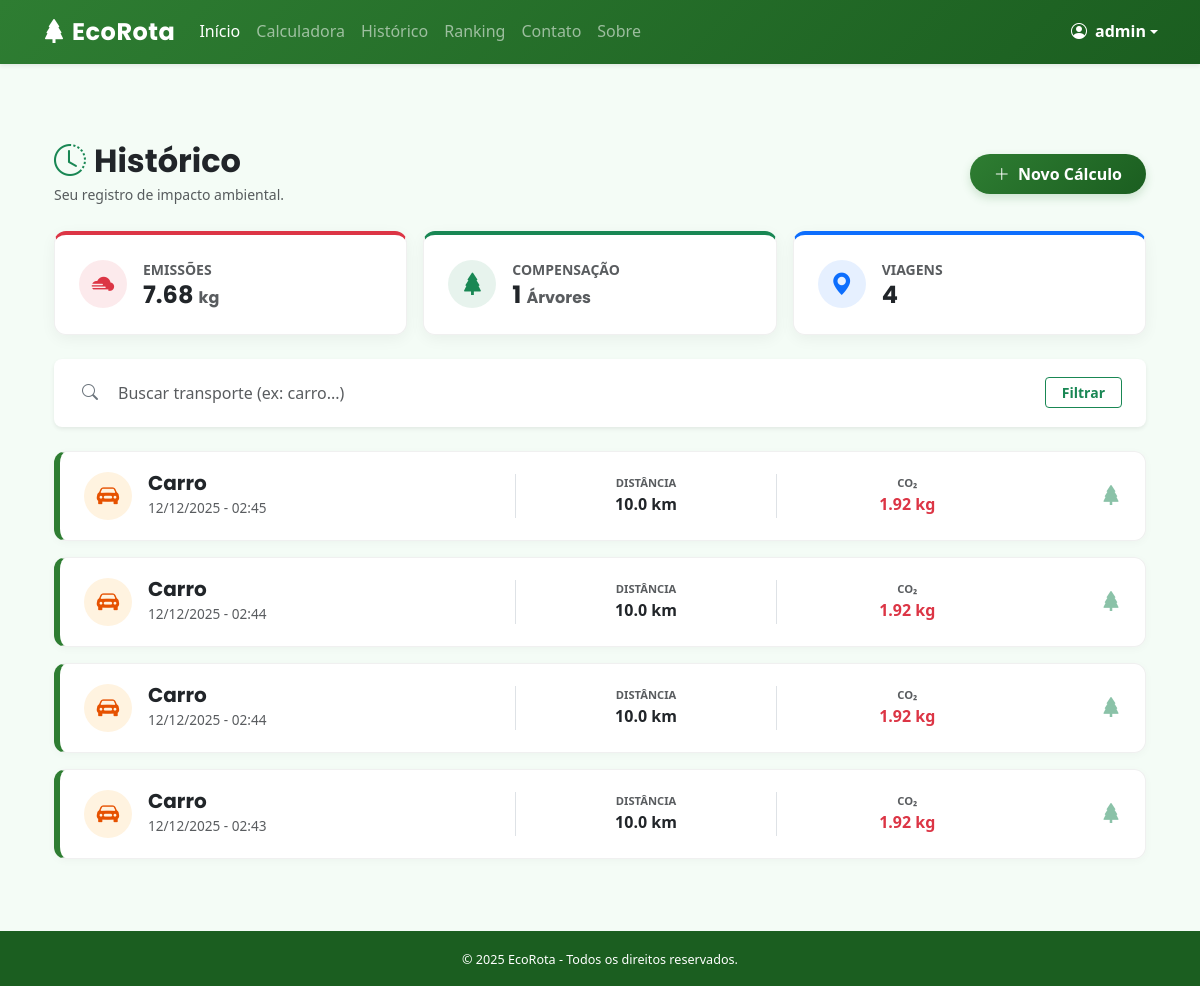
Screenshot of /historico/ (signed in) with the database file from the repository.
### usuario/models.py (models this page shows, shortened)
class RegistroCalculo(models.Model):
    usuario = models.ForeignKey(User, on_delete=models.CASCADE)
    data_calculo = models.DateTimeField(default=timezone.now)
    distancia = models.FloatField(verbose_name="Distância (km)")
    transporte = models.CharField(max_length=50, verbose_name="Meio de Transporte")
    co2_emitido = models.FloatField(verbose_name="CO2 Emitido (kg)")
    arvores = models.FloatField(verbose_name="Árvores para compensar")
    custo_estimado = models.DecimalField(
        max_digits=10,
        decimal_places=2,
        default=0.00,
        verbose_name="Custo Estimado (R$)"
    )

### usuario/views.py (the view)
# urls.py: path('historico/', views.historico, name='historico'),
@login_required
def historico(request):
    termo_busca = request.GET.get('transporte')
    registros = RegistroCalculo.objects.filter(usuario=request.user)
    if termo_busca:
        registros = registros.filter(transporte__icontains=termo_busca)
    registros = registros.order_by('-data_calculo')
    total_co2 = sum(r.co2_emitido for r in registros)
    total_arvores = sum(r.arvores for r in registros)
    context = {
        'registros': registros,
        'total_co2': round(total_co2, 2),
        'total_arvores': round(total_arvores)
    }
    return render(request, 'usuario/historico.html', context)

### usuario/templates/usuario/historico.html (shortened to what this page needs)
{% extends 'base.html' %}
{% load static %}
{% block content %}
<div class="container py-4"> <div class="row">
        <div class="col-12">
            <div class="d-flex flex-column flex-md-row justify-content-between align-items-center mb-4 gap-3">
                <div>
                    <h2 class="fw-bold text-dark mb-1 d-flex align-items-center">
                        <i class="bi bi-clock-history text-success me-2"></i> Histórico
                    </h2>
                    <p class="text-muted mb-0 small">Seu registro de impacto ambiental.</p>
                </div>
                <a href="{% url 'calculadora' %}" class="btn btn-gradient rounded-pill px-4 py-2 fw-bold">
                    <i class="bi bi-plus-lg me-1"></i> Novo Cálculo
                </a>
            </div>
            <div class="row g-3 mb-4">
                <div class="col-md-4">
                    <div class="kpi-card danger-top">
                        <div class="icon-box bg-danger bg-opacity-10 text-danger me-3 rounded-circle">
                            <i class="bi bi-cloud-fog2-fill"></i>
                        </div>
                        <div>
                            <p class="small text-muted fw-bold text-uppercase mb-0">Emissões</p>
                            <h4 class="fw-bold text-dark mb-0">{{ total_co2 }} <span class="fs-6 text-muted">kg</span></h4>
                        </div>
                    </div>
                </div>
                <div class="col-md-4">
                    <div class="kpi-card success-top">
                        <div class="icon-box bg-success bg-opacity-10 text-success me-3 rounded-circle">
                            <i class="bi bi-tree-fill"></i>
                        </div>
                        <div>
                            <p class="small text-muted fw-bold text-uppercase mb-0">Compensação</p>
                            <h4 class="fw-bold text-dark mb-0">{{ total_arvores }} <span class="fs-6 text-muted">Árvores</span></h4>
                        </div>
                    </div>
                </div>
                <div class="col-md-4">
                    <div class="kpi-card primary-top">
                        <div class="icon-box bg-primary bg-opacity-10 text-primary me-3 rounded-circle">
                            <i class="bi bi-geo-alt-fill"></i>
                        </div>
                        <div>
                            <p class="small text-muted fw-bold text-uppercase mb-0">Viagens</p>
                            <h4 class="fw-bold text-dark mb-0">{{ registros.count }}</h4>
                        </div>
                    </div>
                </div>
            </div>
            <div class="card border-0 shadow-sm mb-4 bg-white rounded-3 p-2">
                <div class="card-body py-2">
                    <form method="get" action="{% url 'historico' %}" class="row g-2 align-items-center">
                        <div class="col-auto ps-2 text-secondary">
                            <i class="bi bi-search"></i>
                        </div>
                        <div class="col">
                            <input type="text" name="transporte" class="form-control border-0 shadow-none bg-transparent"
                                   placeholder="Buscar transporte (ex: carro...)"
                                   value="{{ request.GET.transporte }}">
                        </div>
                        <div class="col-auto">
                            <button type="submit" class="btn btn-sm btn-outline-success fw-bold px-3">Filtrar</button>
                        </div>
                    </form>
                </div>
            </div>
            <div class="d-flex flex-column gap-3">
                {% for registro in registros %}
                <div class="card trip-card">
                    <div class="row align-items-center g-2">
                        <div class="col-12 col-md-5 d-flex align-items-center">
                            <div class="icon-box me-3 {% if registro.co2_emitido == 0 %}zero-emission{% else %}with-emission{% endif %}">
                                {% if 'carro' in registro.transporte|lower %}<i class="bi bi-car-front-fill"></i>
                                {% elif 'onibus' in registro.transporte|lower %}<i class="bi bi-bus-front-fill"></i>
                                {% elif 'metro' in registro.transporte|lower %}<i class="bi bi-train-front-fill"></i>
                                {% elif 'moto' in registro.transporte|lower %}<i class="bi bi-bicycle"></i>
                                {% elif 'bicicleta' in registro.transporte|lower %}<i class="bi bi-bicycle"></i>
                                {% else %}<i class="bi bi-person-walking"></i>{% endif %}
                            </div>
                            <div>
                                <h5 class="fw-bold mb-0 text-capitalize text-dark">{{ registro.transporte }}</h5>
                                <small class="text-muted" style="font-size: 0.85rem;">
                                    {{ registro.data_calculo|date:"d/m/Y - H:i" }}
                                </small>
                            </div>
                        </div>
                        <div class="col-6 col-md-3 text-center border-start border-end">
                            <span class="d-block small text-muted text-uppercase fw-bold" style="font-size: 0.7rem;">Distância</span>
                            <span class="fw-bold text-dark">{{ registro.distancia }} km</span>
                        </div>
                        <div class="col-6 col-md-3 text-center">
                            <span class="d-block small text-muted text-uppercase fw-bold" style="font-size: 0.7rem;">CO₂</span>
                            {% if registro.co2_emitido == 0 %}
                                <span class="text-success fw-bold">Zero! 🌱</span>
                            {% else %}
                                <span class="text-danger fw-bold">{{ registro.co2_emitido }} kg</span>
                            {% endif %}
                        </div>
                        <div class="col-md-1 text-end d-none d-md-block">
                            {% if registro.arvores > 0 %}
                                <i class="bi bi-tree-fill text-success opacity-50 fs-5" title="Requer compensação"></i>
                            {% else %}
                                <i class="bi bi-check-circle-fill text-primary opacity-50 fs-5"></i>
                            {% endif %}
                        </div>
                    </div>
                </div>
                {% empty %}
                <div class="text-center py-5">
                    <i class="bi bi-clipboard-data text-muted opacity-25" style="font-size: 3rem;"></i>
                    <p class="text-muted mt-2">Nenhum registro encontrado.</p>
                </div>
                {% endfor %}
            </div>
        </div>
    </div>
</div>
{% endblock %}

### usuario/templates/base.html (shortened to what this page needs)
{% load static %}
<!DOCTYPE html>
<html lang="pt-br">
<head>
    <link href="https://cdn.jsdelivr.net/npm/bootstrap@5.3.0/dist/css/bootstrap.min.css" rel="stylesheet">
    <link rel="stylesheet" href="https://cdn.jsdelivr.net/npm/bootstrap-icons@1.10.0/font/bootstrap-icons.css">
    <link rel="stylesheet" href="{% static 'usuario/css/style.css' %}">
</head>
<body>
    <nav class="navbar navbar-expand-lg navbar-dark navbar-custom shadow-sm">
        <div class="container">
            <a class="navbar-brand fw-bold" href="{% url 'home' %}">
                <i class="bi bi-tree-fill"></i> EcoRota
            </a>
            <div class="collapse navbar-collapse" id="navbarNav">
                <ul class="navbar-nav me-auto mb-2 mb-lg-0">
                    <li class="nav-item">
                        <a class="nav-link active" href="{% url 'home' %}">Início</a>
                    </li>
                    <li class="nav-item">
                        <a class="nav-link" href="{% url 'calculadora' %}">Calculadora</a>
                    </li>
                    <li class="nav-item">
                        <a class="nav-link" href="{% url 'historico' %}">Histórico</a>
                    </li>
                    <li class="nav-item">
                        <a class="nav-link" href="{% url 'ranking' %}">Ranking</a>
                    </li>
                    <li class="nav-item">
                        <a class="nav-link" href="{% url 'contato' %}">Contato</a>
                    </li>
                    <li class="nav-item">
                        <a class="nav-link" href="{% url 'sobre' %}">Sobre</a>
                    </li>
                </ul>
                <div class="d-flex align-items-center">
                    {% if user.is_authenticated %}
                        <div class="dropdown">
                            <a href="#" class="d-flex align-items-center text-white text-decoration-none dropdown-toggle" id="dropdownUser1" data-bs-toggle="dropdown" aria-expanded="false">
                                <i class="bi bi-person-circle me-2"></i>
                                <strong>{{ user.username }}</strong>
                            </a>
                        </div>
                        {% else %}
                        <a href="{% url 'login' %}" class="btn btn-light btn-sm text-success fw-bold">Entrar</a>
                    {% endif %}
                </div>
            </div>
        </div>
    </nav>
    <div class="container mt-5 mb-5">
        {% block content %}
        {% endblock %}
    </div>
    <footer>
        <div class="container">
            <small>&copy; 2025 EcoRota - Todos os direitos reservados.</small>
        </div>
    </footer>
</body>
</html>

### usuario/static/usuario/css/style.css (style rules this page uses)
:root { --primary-color: #2E7D32; --primary-hover: #1b5e20; --secondary-color: #81C784; --accent-color: #66bb6a; --text-color: #2c3e50; --bg-color: #f4fcf6; --white: #ffffff; --calc-primary-600: #0f5132; --calc-secondary-color: #198754; --calc-card-background: #ffffff; --calc-text-color: #052d1b; --calc-text-muted: #6b7a6b; --calc-shadow-1: 0 8px 30px rgba(6,40,22,0.12); --calc-transition: 240ms cubic-bezier(.2,.9,.3,1); --calc-radius: 16px; --calc-max-width: 1100px; --primary-color: #2e7d32; --secondary-color: #558b2f; --accent-color: #c5e1a5; --text-dark: #333333; --text-light: #f4f4f4; --bg-light: #ffffff; --bg-dark: #202020; --box-shadow: 0 4px 12px rgba(0, 0, 0, 0.1); --border-radius: 12px; }
* { box-sizing: border-box; margin: 0; padding: 0; }
body { background-color: var(--bg-color); color: var(--text-color); font-family: 'Nunito', sans-serif; line-height: 1.6; display: flex; flex-direction: column; min-height: 100vh; padding-top: 70px; }
h1, h2, h3, h4, h5, h6, .navbar-brand { font-family: 'Poppins', sans-serif; font-weight: 700; }
.navbar-custom { background: linear-gradient(135deg, var(--primary-color), var(--primary-hover)) !important; box-shadow: 0 4px 12px rgba(46, 125, 50, 0.2); position: fixed; top: 0; width: 100%; z-index: 1000; }
.navbar-brand { font-size: 1.5rem; letter-spacing: 0.5px; }
footer { background-color: var(--primary-hover); color: rgba(255, 255, 255, 0.9); text-align: center; padding: 1.5rem 0; margin-top: auto; font-size: 0.9rem; }
body { background-color: #f8f9fa; }

### usuario/templates/base.html (style rules this page uses)
body { background-color: #f4fcf6; font-family: 'Segoe UI', Tahoma, Geneva, Verdana, sans-serif; display: flex; flex-direction: column; min-height: 100vh; }
.navbar-custom { background-color: #2e7d32; }
footer { margin-top: auto; background-color: #1b5e20; color: white; padding: 1rem 0; text-align: center; }

### usuario/templates/usuario/historico.html (style rules this page uses)
.kpi-card { background: white; border-radius: 12px; box-shadow: 0 4px 15px rgba(0, 0, 0, 0.05); border: 1px solid #f0f0f0; padding: 1.5rem; height: 100%; display: flex; align-items: center; transition: transform 0.2s ease; }
.kpi-card.danger-top { border-top: 4px solid #dc3545; }
.kpi-card.success-top { border-top: 4px solid #198754; }
.kpi-card.primary-top { border-top: 4px solid #0d6efd; }
.trip-card { background: white; border-radius: 12px; border-left: 6px solid #2E7D32; border-top: 1px solid #f0f0f0; border-right: 1px solid #f0f0f0; border-bottom: 1px solid #f0f0f0; box-shadow: 0 2px 8px rgba(0,0,0,0.03); padding: 1.2rem 1.5rem !important; transition: all 0.2s ease; width: 100%; }
.icon-box { width: 48px; height: 48px; border-radius: 50%; display: flex; align-items: center; justify-content: center; font-size: 1.4rem; flex-shrink: 0; }
.icon-box.with-emission { background-color: #fff3e0; color: #e65100; }
.btn-gradient { background: linear-gradient(135deg, #2E7D32 0%, #1b5e20 100%); color: white; border: none; box-shadow: 0 4px 10px rgba(46, 125, 50, 0.2); }

### rows the page displays
RegistroCalculo: transporte "Carro", data_calculo "12/12/2025 - 02:45", distancia "10.0", co2_emitido "1.92"
RegistroCalculo: transporte "Carro", data_calculo "12/12/2025 - 02:44", distancia "10.0", co2_emitido "1.92"
RegistroCalculo: transporte "Carro", data_calculo "12/12/2025 - 02:44", distancia "10.0", co2_emitido "1.92"
RegistroCalculo: transporte "Carro", data_calculo "12/12/2025 - 02:43", distancia "10.0", co2_emitido "1.92"

### other values shown
{{ user.username }} "admin"
{{ total_co2 }} "7.68"
{{ total_arvores }} "1"
{{ registros.count }} "4"
